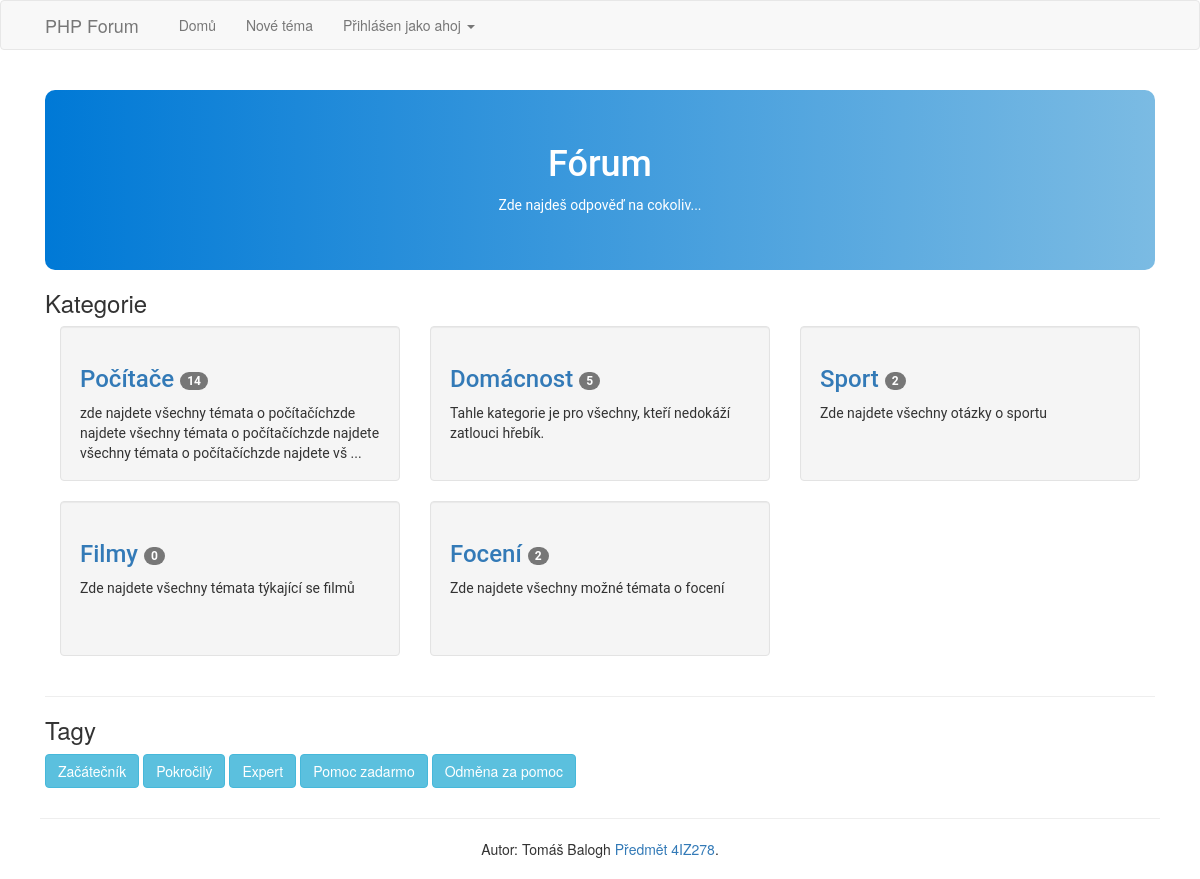
/index.php (signed in), run on the app's committed database.
### tables this page shows
CREATE TABLE `users` (
  `id_user` int(8) UNSIGNED NOT NULL,
  `username` varchar(255) NOT NULL,
  `password` varchar(255) NOT NULL
);

CREATE TABLE `categories` (
  `cat_id` int(8) UNSIGNED NOT NULL,
  `cat_name` varchar(255) NOT NULL,
  `cat_description` varchar(255) NOT NULL
);

CREATE TABLE `tags` (
  `id` int(11) UNSIGNED NOT NULL,
  `tags_name` varchar(100) NOT NULL
);

### user_required.php (called while the page is built, shortened)
<?php
$stmt = $db->prepare("SELECT * FROM users WHERE id_user = ? LIMIT 1");
$stmt->execute(array($_SESSION["user_id"]));
$current_user = $stmt->fetchAll()[0];
?>

### index.php (the view, shortened to what this page needs)
<?php
require 'db.php';
require 'user_required.php';
$stmt = $db->prepare("select cat_id, cat_name, cat_description, count(topics.topic_id) as cat_badge from categories left join topics on topics.topic_cat = cat_id GROUP BY cat_id, cat_name, cat_description");
$stmt->execute();
$categories = $stmt->fetchAll();
$stmt_tags = $db->prepare("select * from tags");
$stmt_tags->execute();
$tags = $stmt_tags->fetchAll();
?>
<!DOCTYPE html>
<html>
<head>
    <?php include 'head_bootstrap.php' ?>
</head>
<body>
<?php include 'navbar.php' ?>
<div class="container">
    <div class="title text-center">
        <div class="centered">
            <h1>Fórum</h1>
            <p>Zde najdeš odpověď na cokoliv...</p>
        </div>
    </div>
</div>
<div class="container">
    <h3>Kategorie</h3>
    <?php foreach ($categories as $row) { ?>
        <div class="col-md-4" id="font">
            <div class="well divCategory">
                <h3><a href='topics.php?cat_id=<?= $row['cat_id'] ?>'><?= $row['cat_name'] ?> <span
                                class="badge"><?= $row['cat_badge'] ?></span></a></h3>
                <p><?= substr($row['cat_description'], 0, 150) ?> <?= strlen($row['cat_description']) > 150 ? "..." : "" ?></p>
            </div>
        </div>
    <?php } ?>
</div>
<div class="container">
    <hr>
    <h3>Tagy</h3>
    <?php foreach ($tags as $row) { ?>
            <a href='tags.php?tags_id=<?= $row['id'] ?>'><label style="background-color: 7BBBE3" class="btn btn-info" value="<?= $row['id'] ?>"><?= $row['tags_name'] ?></button>
            </a>
    <?php } ?>
</div>
<?php include 'footer.php' ?>
</body>
</html>

### head_bootstrap.php (shortened to what this page needs)
<link rel="stylesheet" href="https://stackpath.bootstrapcdn.com/bootstrap/4.1.0/css/bootstrap.min.css">
<link rel="stylesheet" href="style.css">
<link rel="stylesheet" href="https://maxcdn.bootstrapcdn.com/bootstrap/3.3.7/css/bootstrap.min.css">
<link rel="stylesheet" href="https://cdnjs.cloudflare.com/ajax/libs/bootstrap-select/1.12.4/css/bootstrap-select.min.css">

### navbar.php (shortened to what this page needs)
<nav class="navbar navbar-default">
    <div class="container">
        <ul class="nav navbar-nav" id="horizontal">
            <li class="navbar-brand active" >PHP Forum</li>
            <li><a href="index.php">Domů</a></li>
            <li><a href="new_topic.php">Nové téma</a></li>
                <li class="dropdown">
                    <a data-toggle="dropdown" href="#" aria-haspopup="true" aria-expanded="false">Přihlášen jako <?= $current_user['username'] ?>
                        <span class="caret"></span></a>
                </li>
        </ul>
    </div>
</nav>

### footer.php
<div class="container" id="footer">
    <HR>
    <p>Autor: Tomáš Balogh
    <a href="http://4iz278.github.io">
            Předmět 4IZ278</a>.</p>
</div>

### style.css (style rules this page uses)
.navbar-nav { position: absolute; }
.title { background-image: linear-gradient(90deg, #0079D6, #7BBBE3); border-radius:10px; height: 180px; }
.centered { position: relative; top: 50%; transform: translateY(-50%); font-family: roboto; color: white; }
#font { font-family: roboto; }
.divCategory { height: 155px; overflow: hidden; }
.container a { text-decoration: none; }
#horizontal { display: inline; list-style-type: none; }
.well { padding: 0px; }
#footer { position: relative; right: 0; bottom: 0; left: 0; padding: 1rem; background-color: white; text-align: center; }

### data on the page
users: username "ahoj"
categories: cat_name "Počítače", cat_badge "14", cat_description "zde najdete všechny témata o počítačíchzde najdete všechny témata o počítačíchzde najdete všechny témata o počítačíchzde najdete vš"
categories: cat_name "Domácnost", cat_badge "5", cat_description "Tahle kategorie je pro všechny, kteří nedokáží zatlouci hřebík."
categories: cat_name "Sport", cat_badge "2", cat_description "Zde najdete všechny otázky o sportu"
categories: cat_name "Filmy", cat_badge "0", cat_description "Zde najdete všechny témata týkající se filmů"
categories: cat_name "Focení", cat_badge "2", cat_description "Zde najdete všechny možné témata o focení"
tags: $row['id'] 1 (drawn), tags_name "Začátečník"
tags: $row['id'] 2 (drawn), tags_name "Pokročilý"
tags: $row['id'] 3 (drawn), tags_name "Expert"
tags: $row['id'] 5 (drawn), tags_name "Pomoc zadarmo"
tags: $row['id'] 6 (drawn), tags_name "Odměna za pomoc"
